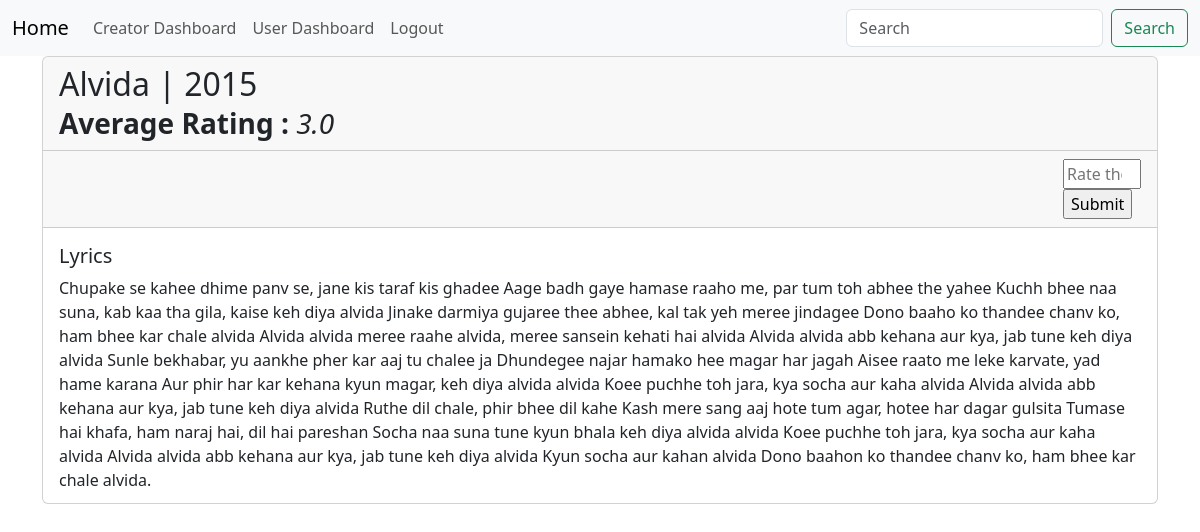
The app's page /song_details/4 (signed in) with its own data.
### application/data/models.py (models this page shows, shortened)
class Songs(db.Model):
    __tablename__ = 'songs'
    id=db.Column(db.Integer(),autoincrement=True,primary_key=True)
    song_title=db.Column(db.String(),nullable=False)
    release_date=db.Column(db.String(),nullable=False)
    created_by=db.Column(db.String())
    lyrics = db.Column(db.String(),nullable=False)
    genre = db.Column(db.String(),nullable=False)
    language = db.Column(db.String(),nullable=False)
    song_url=db.Column(db.String(),nullable=False)
    song_pic=db.Column(db.String())
    is_flag = db.Column(db.Integer(),default=0)
    creator_id=db.Column(db.Integer(),db.ForeignKey("user.id"),nullable=False)
    playlist_id = db.relationship("SongInPlaylist",backref="songs",cascade="all, delete-orphan")
    songs_rating = db.relationship("SongRatings" , backref="songs",cascade="all, delete-orphan")
    album_id = db.relationship("SongInAlbum", backref = "songs",cascade="all, delete-orphan")

### application/routes.py (the view, shortened to what this page needs)
@app.route('/song_details/<int:Id>', methods=['GET','POST'])
@login_required
def song_details(Id):
    song = Songs.query.get(Id)
    rating = SongRatings.query.filter_by(song_id=Id, user_id=current_user.id).first()
    ar = average_rating(Id)
    print(ar)
    return render_template('song_details.html', song=song, rate=rating.ratings if rating else None , average_rating=ar)

### app.py (called while the page is built)
@app.after_request
def add_cors_headers(response):
    response.headers['Access-Control-Allow-Origin'] = 'http://localhost:5000'
    response.headers['Access-Control-Allow-Headers'] = 'Content-Type, Authorization'
    response.headers['Access-Control-Allow-Methods'] = 'GET, PUT, POST, DELETE, OPTIONS'
    return response

@app.after_request
def after_request(response):
    response = add_cors_headers(response)
    return response

### application/routes.py (called while the page is built)
@login_manager.user_loader
def load_user(id):
    return User.query.get(int(id))

def average_rating(id):
    ratings = SongRatings.query.filter_by(song_id=id).all()
    rate=0
    i=0
    for rating in ratings :
        rate+=rating.ratings
        i+=1
    if rate!=0 and i!=0:
        average_rating = rate/i
    else:
        average_rating ='No rating is made yet'
    return average_rating

### templates/song_details.html (shortened to what this page needs)
<!DOCTYPE html>
<html lang="en">
<head>
    <link href="https://cdn.jsdelivr.net/npm/bootstrap@5.3.2/dist/css/bootstrap.min.css" rel="stylesheet">
  </head>
<body>
  <nav class="navbar navbar-expand-lg bg-body-tertiary">
    <div class="container-fluid">
      <a class="navbar-brand" href="/">Home</a>
      <div class="collapse navbar-collapse" id="navbarSupportedContent">
        <ul class="navbar-nav me-auto mb-2 mb-lg-0">
          <li class="nav-item">
            <a class="nav-link" href="/creator_dashboard">Creator Dashboard</a>
          </li>
          <li class="nav-item">
            <a class="nav-link" href="/user_dashboard">User Dashboard</a>
          </li>
          <li class="nav-item">
            <a class="nav-link" href="/logout">Logout</a>
          </li>
        </ul>
        <form class="d-flex" role="search">
          <input class="form-control me-2" type="search" placeholder="Search" aria-label="Search">
          <button class="btn btn-outline-success" type="submit">Search</button>
        </form>
      </div>
    </div>
  </nav>
  <div class="container">
  <div class="card" style="height:28rem;">
    <h2 class="card-header">{{song.song_title}} | {{song.release_date}} <br>
      <small> <strong> Average Rating :</strong> <i>{{average_rating}}</i></small>
    </h2>
    <div class="right-container card-header">
      <form method="POST" action="{{url_for('song_details' , Id=song.id)}}">
        {% if rate %}
        <small>Your Current Rating:<strong> {{ rate }} </strong></small>
        <input type="number" min="1" max="5" required="True" name="rating" placeholder="Edit your rating from 1 to 5" class="rating_box" value="{{ rate }}"> <br>
        {% else %}
        <input type="number" min="1" max="5" required="True" name="rating" placeholder="Rate the song from 1 to 5" class="rating_box"> <br>
        {% endif %}
          <input type="submit" name="/Go" class="rating_submit right-container">
      </form>
  </div>
    <div class="card-body">
      <h5 class="card-title">Lyrics</h5>
      <p class="card-text">{{song.lyrics}}</p>
    </div>
  </div>
</div>
</body>
</html>

### templates/song_details.html (style rules this page uses)
.right-container { display: flex; justify-content: flex-end; }
.card-text { white-space: pre-line; }

### records on screen
Songs: song_title "Alvida", release_date "2015", lyrics "Chupake se kahee dhime panv se, jane kis taraf kis ghadee Aage badh gaye hamase raaho me, par tum toh abhee the yahee Kuchh bhee naa suna, kab kaa tha gila, kaise keh diya alvida Jinake darmiya gujaree thee abhee, kal tak yeh meree jindagee Dono baaho ko thandee chanv ko, ham bhee kar chale alvida Alvida alvida meree raahe alvida, meree sansein kehati hai alvida Alvida alvida abb kehana aur kya, jab tune keh diya alvida Sunle bekhabar, yu aankhe pher kar aaj tu chalee ja Dhundegee najar hamako hee magar har jagah Aisee raato me leke karvate, yad hame karana Aur phir har kar kehana kyun magar, keh diya alvida alvida Koee puchhe toh jara, kya socha aur kaha alvida Alvida alvida abb kehana aur…"

### other values on screen
{{ average_rating }} "3.0"
